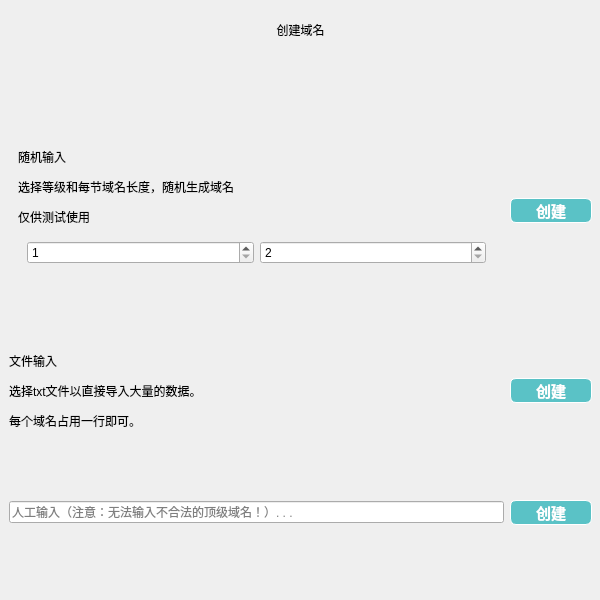
<?xml version="1.0" encoding="UTF-8"?>
<ui version="4.0">
 <class>establishdialog</class>
 <widget class="QDialog" name="establishdialog">
  <property name="geometry">
   <rect>
    <x>0</x>
    <y>0</y>
    <width>600</width>
    <height>600</height>
   </rect>
  </property>
  <property name="minimumSize">
   <size>
    <width>600</width>
    <height>600</height>
   </size>
  </property>
  <property name="maximumSize">
   <size>
    <width>600</width>
    <height>600</height>
   </size>
  </property>
  <property name="windowTitle">
   <string>Dialog</string>
  </property>
  <property name="windowIcon">
   <iconset resource="resource.qrc">
    <normaloff>:/images/establish.png</normaloff>:/images/establish.png</iconset>
  </property>
  <widget class="QWidget" name="widget" native="true">
   <property name="geometry">
    <rect>
     <x>0</x>
     <y>0</y>
     <width>601</width>
     <height>601</height>
    </rect>
   </property>
   <property name="styleSheet">
    <string notr="true">QWidget#widget
{
	background-image: url(:/images/loginbackground.jpeg);
}</string>
   </property>
   <layout class="QVBoxLayout" name="verticalLayout">
    <item>
     <widget class="QLabel" name="label_25">
      <property name="maximumSize">
       <size>
        <width>16777215</width>
        <height>60</height>
       </size>
      </property>
      <property name="styleSheet">
       <string notr="true">font: 700 24pt &quot;Microsoft YaHei UI&quot;;</string>
      </property>
      <property name="text">
       <string>创建域名</string>
      </property>
      <property name="alignment">
       <set>Qt::AlignCenter</set>
      </property>
     </widget>
    </item>
    <item>
     <widget class="QWidget" name="widget_2" native="true">
      <property name="minimumSize">
       <size>
        <width>50</width>
        <height>0</height>
       </size>
      </property>
      <property name="sizeIncrement">
       <size>
        <width>0</width>
        <height>0</height>
       </size>
      </property>
      <layout class="QGridLayout" name="gridLayout">
       <item row="0" column="0">
        <widget class="QWidget" name="widget_6" native="true">
         <layout class="QVBoxLayout" name="verticalLayout_2">
          <item>
           <widget class="QLabel" name="label_2">
            <property name="styleSheet">
             <string notr="true">font: 12pt &quot;Microsoft YaHei UI&quot;;</string>
            </property>
            <property name="text">
             <string>&lt;html&gt;&lt;head/&gt;&lt;body&gt;&lt;p&gt;随机输入&lt;/p&gt;&lt;p&gt;选择等级和每节域名长度，随机生成域名&lt;/p&gt;&lt;p&gt;仅供测试使用&lt;/p&gt;&lt;/body&gt;&lt;/html&gt;</string>
            </property>
           </widget>
          </item>
          <item>
           <widget class="QWidget" name="widget_3" native="true">
            <property name="minimumSize">
             <size>
              <width>0</width>
              <height>0</height>
             </size>
            </property>
            <layout class="QHBoxLayout" name="horizontalLayout_2">
             <item>
              <widget class="QSpinBox" name="spinBox">
               <property name="minimum">
                <number>1</number>
               </property>
               <property name="maximum">
                <number>4</number>
               </property>
              </widget>
             </item>
             <item>
              <widget class="QSpinBox" name="lengthBox">
               <property name="minimum">
                <number>2</number>
               </property>
               <property name="maximum">
                <number>8</number>
               </property>
              </widget>
             </item>
            </layout>
           </widget>
          </item>
         </layout>
        </widget>
       </item>
       <item row="1" column="1">
        <widget class="QPushButton" name="fileButton">
         <property name="minimumSize">
          <size>
           <width>82</width>
           <height>20</height>
          </size>
         </property>
         <property name="cursor">
          <cursorShape>PointingHandCursor</cursorShape>
         </property>
         <property name="styleSheet">
          <string notr="true">QPushButton {
	border: 0.5px solid white;
	border-radius: 6px;
	background-color: rgb(90, 194, 198);
	min-width: 80px;
	font-family: &quot;Times New Roman&quot;;
	font-size: 11pt;
	font-weight: bold;
	color: white;
}

QPushButton:hover {
	border: 0.5px solid white;
	border-radius: 6px;
	background-color: #1fab89;
	min-width: 80px;
	font-family: &quot;Times New Roman&quot;;
	font-size: 10pt;
	font-weight: bold;
	color: white;
}</string>
         </property>
         <property name="text">
          <string>创建</string>
         </property>
        </widget>
       </item>
       <item row="2" column="0">
        <widget class="QtMaterialAutoComplete" name="searchLineEdit">
         <property name="echoMode">
          <enum>QLineEdit::Normal</enum>
         </property>
         <property name="placeholderText">
          <string>人工输入（注意：无法输入不合法的顶级域名！）. . .</string>
         </property>
        </widget>
       </item>
       <item row="1" column="0">
        <widget class="QLabel" name="label">
         <property name="styleSheet">
          <string notr="true">font: 12pt &quot;Microsoft YaHei UI&quot;;</string>
         </property>
         <property name="text">
          <string>&lt;html&gt;&lt;head/&gt;&lt;body&gt;&lt;p&gt;文件输入&lt;/p&gt;&lt;p&gt;选择txt文件以直接导入大量的数据。&lt;/p&gt;&lt;p&gt;每个域名占用一行即可。&lt;/p&gt;&lt;/body&gt;&lt;/html&gt;</string>
         </property>
        </widget>
       </item>
       <item row="0" column="1">
        <widget class="QPushButton" name="randomButton">
         <property name="minimumSize">
          <size>
           <width>82</width>
           <height>20</height>
          </size>
         </property>
         <property name="cursor">
          <cursorShape>PointingHandCursor</cursorShape>
         </property>
         <property name="styleSheet">
          <string notr="true">QPushButton {
	border: 0.5px solid white;
	border-radius: 6px;
	background-color: rgb(90, 194, 198);
	min-width: 80px;
	font-family: &quot;Times New Roman&quot;;
	font-size: 11pt;
	font-weight: bold;
	color: white;
}

QPushButton:hover {
	border: 0.5px solid white;
	border-radius: 6px;
	background-color: #1fab89;
	min-width: 80px;
	font-family: &quot;Times New Roman&quot;;
	font-size: 10pt;
	font-weight: bold;
	color: white;
}</string>
         </property>
         <property name="text">
          <string>创建</string>
         </property>
        </widget>
       </item>
       <item row="2" column="1">
        <widget class="QPushButton" name="peopleButton">
         <property name="minimumSize">
          <size>
           <width>82</width>
           <height>20</height>
          </size>
         </property>
         <property name="cursor">
          <cursorShape>PointingHandCursor</cursorShape>
         </property>
         <property name="styleSheet">
          <string notr="true">QPushButton {
	border: 0.5px solid white;
	border-radius: 6px;
	background-color: rgb(90, 194, 198);
	min-width: 80px;
	font-family: &quot;Times New Roman&quot;;
	font-size: 11pt;
	font-weight: bold;
	color: white;
}

QPushButton:hover {
	border: 0.5px solid white;
	border-radius: 6px;
	background-color: #1fab89;
	min-width: 80px;
	font-family: &quot;Times New Roman&quot;;
	font-size: 10pt;
	font-weight: bold;
	color: white;
}</string>
         </property>
         <property name="text">
          <string>创建</string>
         </property>
        </widget>
       </item>
      </layout>
     </widget>
    </item>
   </layout>
  </widget>
 </widget>
 <customwidgets>
  <customwidget>
   <class>QtMaterialAutoComplete</class>
   <extends>QLineEdit</extends>
   <header location="global">qtmaterialautocomplete.h</header>
  </customwidget>
 </customwidgets>
 <resources>
  <include location="resource.qrc"/>
 </resources>
 <connections/>
</ui>
